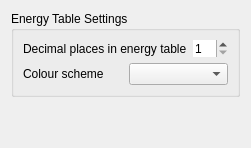
     <widget class="QWidget" name="energyTab">
      <attribute name="title">
       <string>Energy Calculations</string>
      </attribute>
      <layout class="QVBoxLayout" name="verticalLayout_2">
       <item>
        <widget class="QGroupBox" name="energyGroupBox">
         <property name="sizePolicy">
          <sizepolicy hsizetype="Preferred" vsizetype="Fixed">
           <horstretch>0</horstretch>
           <verstretch>0</verstretch>
          </sizepolicy>
         </property>
         <property name="title">
          <string>Energy Table Settings</string>
         </property>
         <layout class="QVBoxLayout" name="verticalLayout_15">
          <item>
           <layout class="QFormLayout" name="formLayout">
            <item row="0" column="0">
             <widget class="QLabel" name="decimalPlacesLabel">
              <property name="text">
               <string>Decimal places in energy table</string>
              </property>
             </widget>
            </item>
            <item row="0" column="1">
             <widget class="QSpinBox" name="energyPrecisionSpinBox">
              <property name="toolTip">
               <string>&lt;html&gt;&lt;head/&gt;&lt;body&gt;&lt;p&gt;Number of decimal places to show in the energes output table&lt;/p&gt;&lt;/body&gt;&lt;/html&gt;</string>
              </property>
              <property name="frame">
               <bool>false</bool>
              </property>
              <property name="minimum">
               <number>1</number>
              </property>
              <property name="maximum">
               <number>12</number>
              </property>
             </widget>
            </item>
           </layout>
          </item>
          <item>
           <layout class="QHBoxLayout" name="colorLayout">
            <item>
             <widget class="QLabel" name="colorSchemeLabel">
              <property name="text">
               <string>Colour scheme</string>
              </property>
             </widget>
            </item>
            <item>
             <widget class="QComboBox" name="energyColorSchemeComboBox"/>
            </item>
           </layout>
          </item>
         </layout>
        </widget>
       </item>
       <item>
        <spacer name="verticalSpacer_3">
         <property name="orientation">
          <enum>Qt::Vertical</enum>
         </property>
         <property name="sizeHint" stdset="0">
          <size>
           <width>20</width>
           <height>40</height>
          </size>
         </property>
        </spacer>
       </item>
      </layout>
     </widget>
